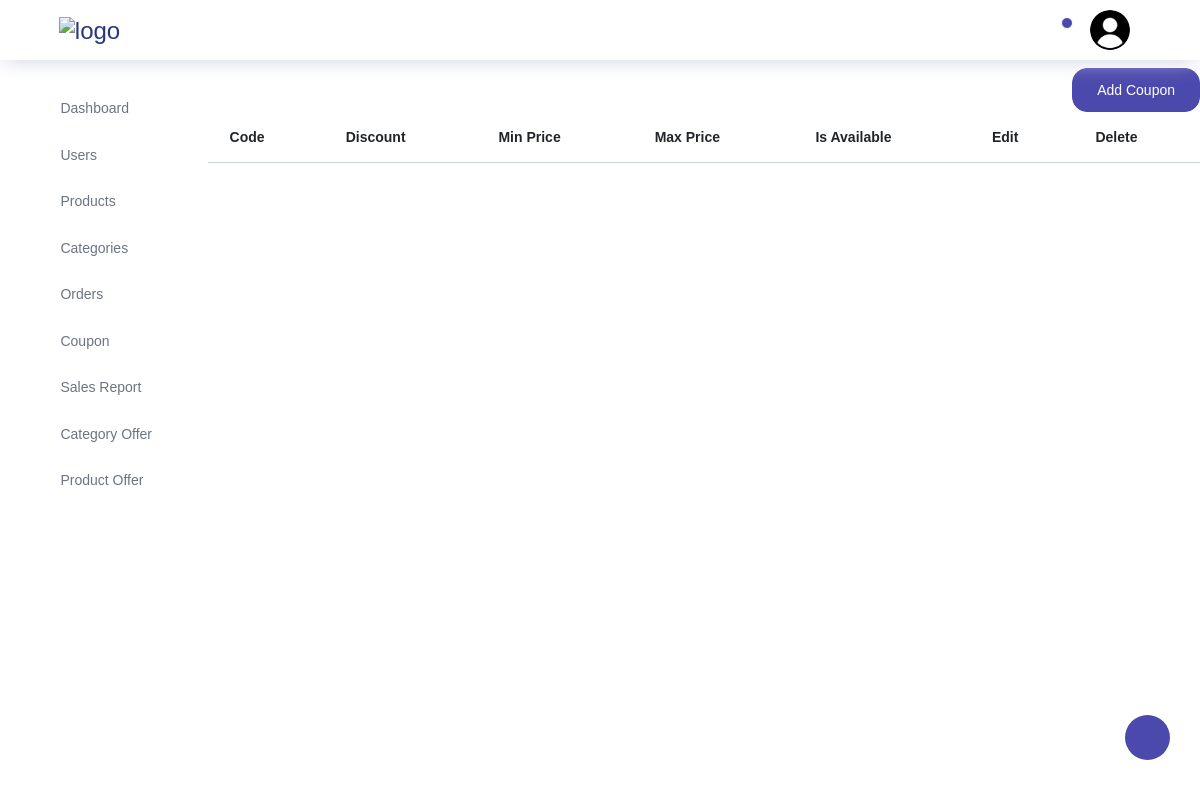
The app's page /storeadmin/coupon/, older data.
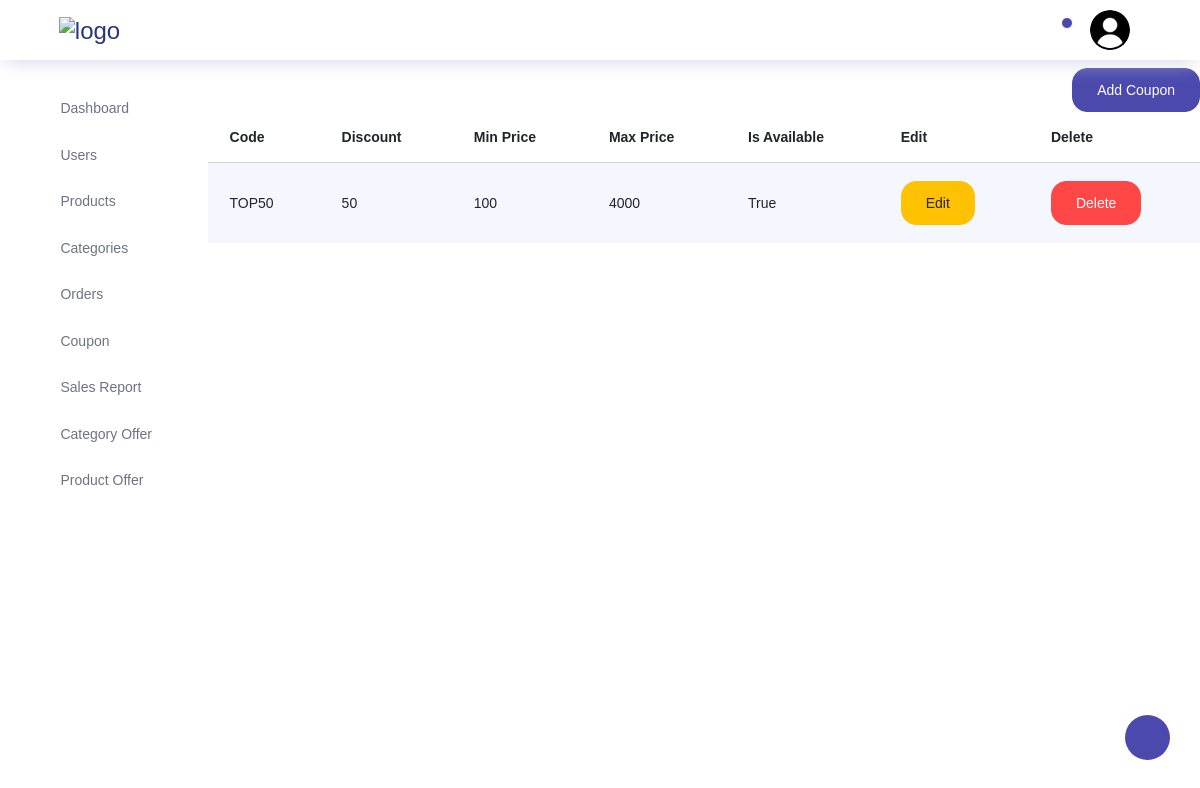
The same page, newer data.
### store/models.py (models this page shows)
class Coupon(models.Model):
    code=models.CharField(max_length=200,unique=True)
    discount_percentage=models.PositiveIntegerField()
    minprice=models.PositiveIntegerField()
    maxprice=models.PositiveIntegerField()
    isavailable=models.BooleanField(default=True)

### storeadmin/views.py (the view)
# urls.py: path("coupon/",views.coupon,name="coupon"),
def coupon(request):
    couponobjs=Coupon.objects.all()
    return render(request,"storeadmin/coupons/coupons.html",{"couponobjs":couponobjs})

### storeadmin/templates/storeadmin/coupons/coupons.html (shortened to what this page needs)
{% extends 'storeadmin/index.html' %}
{% block content %}
<div class="container">
    <div class="row justify-content-end">
      <a href="{% url 'addcoupon' %}">
        <button class="btn add-product-btn btn-primary mt-2">Add Coupon</button>
      </a>
    </div>
    <div class="row">
      <table class="table table-striped">
        <thead>
          <tr>
            <th>Code</th>
            <th>Discount</th>
            <th>Min Price</th>
            <th>Max Price</th>
            <th>Is Available</th>
            <th>Edit</th>
            <th>Delete</th>
          </tr>
        </thead>
        <tbody>
          {% for item in couponobjs %}
          <tr id="offer{{item.id}}">
            <td>{{ item.code }}</td>
            <td>{{ item.discount_percentage }}</td>
            <td>{{ item.minprice }}</td>
            <td>{{ item.maxprice }}</td>
            <td>{{ item.isavailable }}</td>
            <td>
              <a href={% url 'editcoupon' item.id %}>
                <button class="btn edit-btn btn-warning">Edit</button>
              </a>
            </td>
            <td>
              <button  type="button" class="btn delete-btn btn-danger" data-category-id="{{ item.id }}">Delete</button>
            </td>
          </tr>
          {% endfor %}
        </tbody>
      </table>
    </div>
  </div>
</div>
{% endblock content %}

Row changes from the older to the newer data that the page shows:
added Coupon: code "TOP50", discount_percentage "50", minprice "100", maxprice "4000", isavailable "True"
